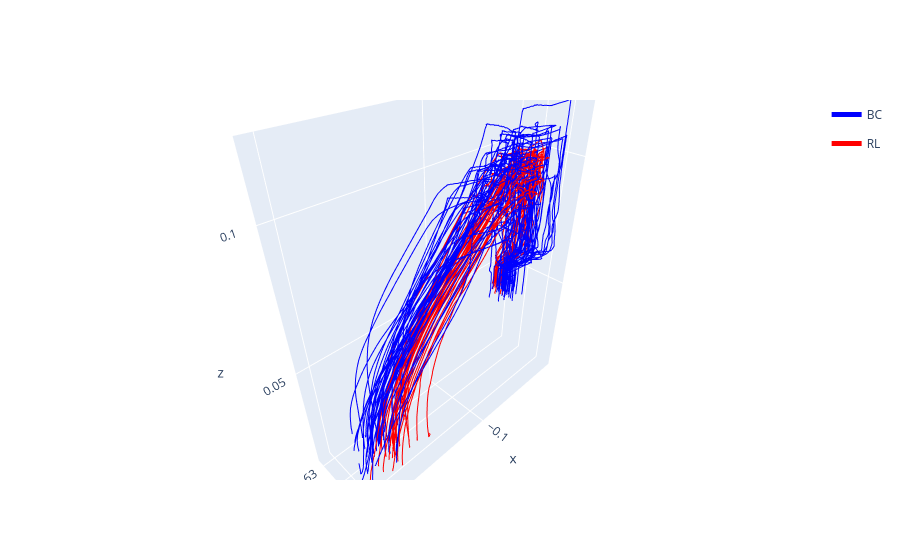

The code cell stored with this chart in its notebook:
### Code cell
fig = go.Figure()

# BC trajectories
for i, traj in enumerate(bc_segs):
    fig.add_trace(
        go.Scatter3d(
            x=traj[:, 0],
            y=traj[:, 1],
            z=traj[:, 2],
            mode="lines",
            name="BC",
            legendgroup="BC",
            showlegend=(i == 0),  # Only first BC trajectory appears in legend
            line=dict(color="blue"),
        )
    )

# RL trajectories
for i, traj in enumerate(rl_segs):
    fig.add_trace(
        go.Scatter3d(
            x=traj[:, 0],
            y=traj[:, 1],
            z=traj[:, 2],
            mode="lines",
            name="RL",
            legendgroup="RL",
            showlegend=(i == 0),  # Only first RL trajectory appears in legend
            line=dict(color="red"),
        )
    )

fig.update_layout(
    scene=dict(aspectmode="data"),
    legend=dict(itemsizing="constant"),
)

fig.show()

### Figure 1 — Plotly figure (JSON) as saved in the notebook; plotly's stock layout.template omitted (floating-point values rounded to 4 significant figures; data arrays with more than 128 entries replaced by an {"elided": "..."} marker saying what was removed)
{"data": [{"legendgroup": "BC", "line": {"color": "blue"}, "mode": "lines", "name": "BC", "showlegend": true, "type": "scatter3d", "x": {"elided": "382 float values"}, "y": {"elided": "382 float values"}, "z": {"elided": "382 float values"}}, {"legendgroup": "BC", "line": {"color": "blue"}, "mode": "lines", "name": "BC", "showlegend": false, "type": "scatter3d", "x": {"elided": "333 float values"}, "y": {"elided": "333 float values"}, "z": {"elided": "333 float values"}}, {"legendgroup": "BC", "line": {"color": "blue"}, "mode": "lines", "name": "BC", "showlegend": false, "type": "scatter3d", "x": {"elided": "350 float values"}, "y": {"elided": "350 float values"}, "z": {"elided": "350 float values"}}, {"legendgroup": "BC", "line": {"color": "blue"}, "mode": "lines", "name": "BC", "showlegend": false, "type": "scatter3d", "x": {"elided": "369 float values"}, "y": {"elided": "369 float values"}, "z": {"elided": "369 float values"}}, {"legendgroup": "BC", "line": {"color": "blue"}, "mode": "lines", "name": "BC", "showlegend": false, "type": "scatter3d", "x": {"elided": "338 float values"}, "y": {"elided": "338 float values"}, "z": {"elided": "338 float values"}}, {"legendgroup": "BC", "line": {"color": "blue"}, "mode": "lines", "name": "BC", "showlegend": false, "type": "scatter3d", "x": {"elided": "403 float values"}, "y": {"elided": "403 float values"}, "z": {"elided": "403 float values"}}, {"legendgroup": "BC", "line": {"color": "blue"}, "mode": "lines", "name": "BC", "showlegend": false, "type": "scatter3d", "x": {"elided": "360 float values"}, "y": {"elided": "360 float values"}, "z": {"elided": "360 float values"}}, {"legendgroup": "BC", "line": {"color": "blue"}, "mode": "lines", "name": "BC", "showlegend": false, "type": "scatter3d", "x": {"elided": "381 float values"}, "y": {"elided": "381 float values"}, "z": {"elided": "381 float values"}}, {"legendgroup": "BC", "line": {"color": "blue"}, "mode": "lines", "name": "BC", "showlegend": false, "type": "scatter3d", "x": {"elided": "419 float values"}, "y": {"elided": "419 float values"}, "z": {"elided": "419 float values"}}, {"legendgroup": "BC", "line": {"color": "blue"}, "mode": "lines", "name": "BC", "showlegend": false, "type": "scatter3d", "x": {"elided": "470 float values"}, "y": {"elided": "470 float values"}, "z": {"elided": "470 float values"}}, {"legendgroup": "BC", "line": {"color": "blue"}, "mode": "lines", "name": "BC", "showlegend": false, "type": "scatter3d", "x": {"elided": "399 float values"}, "y": {"elided": "399 float values"}, "z": {"elided": "399 float values"}}, {"legendgroup": "BC", "line": {"color": "blue"}, "mode": "lines", "name": "BC", "showlegend": false, "type": "scatter3d", "x": {"elided": "391 float values"}, "y": {"elided": "391 float values"}, "z": {"elided": "391 float values"}}, {"legendgroup": "BC", "line": {"color": "blue"}, "mode": "lines", "name": "BC", "showlegend": false, "type": "scatter3d", "x": {"elided": "382 float values"}, "y": {"elided": "382 float values"}, "z": {"elided": "382 float values"}}, {"legendgroup": "BC", "line": {"color": "blue"}, "mode": "lines", "name": "BC", "showlegend": false, "type": "scatter3d", "x": {"elided": "378 float values"}, "y": {"elided": "378 float values"}, "z": {"elided": "378 float values"}}, {"legendgroup": "BC", "line": {"color": "blue"}, "mode": "lines", "name": "BC", "showlegend": false, "type": "scatter3d", "x": {"elided": "355 float values"}, "y": {"elided": "355 float values"}, "z": {"elided": "355 float values"}}, {"legendgroup": "BC", "line": {"color": "blue"}, "mode": "lines", "name": "BC", "showlegend": false, "type": "scatter3d", "x": {"elided": "430 float values"}, "y": {"elided": "430 float values"}, "z": {"elided": "430 float values"}}, {"legendgroup": "BC", "line": {"color": "blue"}, "mode": "lines", "name": "BC", "showlegend": false, "type": "scatter3d", "x": {"elided": "373 float values"}, "y": {"elided": "373 float values"}, "z": {"elided": "373 float values"}}, {"legendgroup": "BC", "line": {"color": "blue"}, "mode": "lines", "name": "BC", "showlegend": false, "type": "scatter3d", "x": {"elided": "442 float values"}, "y": {"elided": "442 float values"}, "z": {"elided": "442 float values"}}, {"legendgroup": "BC", "line": {"color": "blue"}, "mode": "lines", "name": "BC", "showlegend": false, "type": "scatter3d", "x": {"elided": "381 float values"}, "y": {"elided": "381 float values"}, "z": {"elided": "381 float values"}}, {"legendgroup": "BC", "line": {"color": "blue"}, "mode": "lines", "name": "BC", "showlegend": false, "type": "scatter3d", "x": {"elided": "437 float values"}, "y": {"elided": "437 float values"}, "z": {"elided": "437 float values"}}, {"legendgroup": "BC", "line": {"color": "blue"}, "mode": "lines", "name": "BC", "showlegend": false, "type": "scatter3d", "x": {"elided": "476 float values"}, "y": {"elided": "476 float values"}, "z": {"elided": "476 float values"}}, {"legendgroup": "BC", "line": {"color": "blue"}, "mode": "lines", "name": "BC", "showlegend": false, "type": "scatter3d", "x": {"elided": "472 float values"}, "y": {"elided": "472 float values"}, "z": {"elided": "472 float values"}}, {"legendgroup": "BC", "line": {"color": "blue"}, "mode": "lines", "name": "BC", "showlegend": false, "type": "scatter3d", "x": {"elided": "425 float values"}, "y": {"elided": "425 float values"}, "z": {"elided": "425 float values"}}, {"legendgroup": "BC", "line": {"color": "blue"}, "mode": "lines", "name": "BC", "showlegend": false, "type": "scatter3d", "x": {"elided": "442 float values"}, "y": {"elided": "442 float values"}, "z": {"elided": "442 float values"}}, {"legendgroup": "BC", "line": {"color": "blue"}, "mode": "lines", "name": "BC", "showlegend": false, "type": "scatter3d", "x": {"elided": "392 float values"}, "y": {"elided": "392 float values"}, "z": {"elided": "392 float values"}}, {"legendgroup": "BC", "line": {"color": "blue"}, "mode": "lines", "name": "BC", "showlegend": false, "type": "scatter3d", "x": {"elided": "430 float values"}, "y": {"elided": "430 float values"}, "z": {"elided": "430 float values"}}, {"legendgroup": "BC", "line": {"color": "blue"}, "mode": "lines", "name": "BC", "showlegend": false, "type": "scatter3d", "x": {"elided": "403 float values"}, "y": {"elided": "403 float values"}, "z": {"elided": "403 float values"}}, {"legendgroup": "BC", "line": {"color": "blue"}, "mode": "lines", "name": "BC", "showlegend": false, "type": "scatter3d", "x": {"elided": "399 float values"}, "y": {"elided": "399 float values"}, "z": {"elided": "399 float values"}}, {"legendgroup": "BC", "line": {"color": "blue"}, "mode": "lines", "name": "BC", "showlegend": false, "type": "scatter3d", "x": {"elided": "397 float values"}, "y": {"elided": "397 float values"}, "z": {"elided": "397 float values"}}, {"legendgroup": "BC", "line": {"color": "blue"}, "mode": "lines", "name": "BC", "showlegend": false, "type": "scatter3d", "x": {"elided": "402 float values"}, "y": {"elided": "402 float values"}, "z": {"elided": "402 float values"}}, {"legendgroup": "BC", "line": {"color": "blue"}, "mode": "lines", "name": "BC", "showlegend": false, "type": "scatter3d", "x": {"elided": "429 float values"}, "y": {"elided": "429 float values"}, "z": {"elided": "429 float values"}}, {"legendgroup": "BC", "line": {"color": "blue"}, "mode": "lines", "name": "BC", "showlegend": false, "type": "scatter3d", "x": {"elided": "340 float values"}, "y": {"elided": "340 float values"}, "z": {"elided": "340 float values"}}, {"legendgroup": "BC", "line": {"color": "blue"}, "mode": "lines", "name": "BC", "showlegend": false, "type": "scatter3d", "x": {"elided": "388 float values"}, "y": {"elided": "388 float values"}, "z": {"elided": "388 float values"}}, {"legendgroup": "BC", "line": {"color": "blue"}, "mode": "lines", "name": "BC", "showlegend": false, "type": "scatter3d", "x": {"elided": "451 float values"}, "y": {"elided": "451 float values"}, "z": {"elided": "451 float values"}}, {"legendgroup": "BC", "line": {"color": "blue"}, "mode": "lines", "name": "BC", "showlegend": false, "type": "scatter3d", "x": {"elided": "325 float values"}, "y": {"elided": "325 float values"}, "z": {"elided": "325 float values"}}, {"legendgroup": "BC", "line": {"color": "blue"}, "mode": "lines", "name": "BC", "showlegend": false, "type": "scatter3d", "x": {"elided": "354 float values"}, "y": {"elided": "354 float values"}, "z": {"elided": "354 float values"}}, {"legendgroup": "BC", "line": {"color": "blue"}, "mode": "lines", "name": "BC", "showlegend": false, "type": "scatter3d", "x": {"elided": "391 float values"}, "y": {"elided": "391 float values"}, "z": {"elided": "391 float values"}}, {"legendgroup": "BC", "line": {"color": "blue"}, "mode": "lines", "name": "BC", "showlegend": false, "type": "scatter3d", "x": {"elided": "342 float values"}, "y": {"elided": "342 float values"}, "z": {"elided": "342 float values"}}, {"legendgroup": "BC", "line": {"color": "blue"}, "mode": "lines", "name": "BC", "showlegend": false, "type": "scatter3d", "x": {"elided": "328 float values"}, "y": {"elided": "328 float values"}, "z": {"elided": "328 float values"}}, {"legendgroup": "BC", "line": {"color": "blue"}, "mode": "lines", "name": "BC", "showlegend": false, "type": "scatter3d", "x": {"elided": "377 float values"}, "y": {"elided": "377 float values"}, "z": {"elided": "377 float values"}}, {"legendgroup": "BC", "line": {"color": "blue"}, "mode": "lines", "name": "BC", "showlegend": false, "type": "scatter3d", "x": {"elided": "446 float values"}, "y": {"elided": "446 float values"}, "z": {"elided": "446 float values"}}, {"legendgroup": "BC", "line": {"color": "blue"}, "mode": "lines", "name": "BC", "showlegend": false, "type": "scatter3d", "x": {"elided": "370 float values"}, "y": {"elided": "370 float values"}, "z": {"elided": "370 float values"}}, {"legendgroup": "BC", "line": {"color": "blue"}, "mode": "lines", "name": "BC", "showlegend": false, "type": "scatter3d", "x": {"elided": "357 float values"}, "y": {"elided": "357 float values"}, "z": {"elided": "357 float values"}}, {"legendgroup": "BC", "line": {"color": "blue"}, "mode": "lines", "name": "BC", "showlegend": false, "type": "scatter3d", "x": {"elided": "369 float values"}, "y": {"elided": "369 float values"}, "z": {"elided": "369 float values"}}, {"legendgroup": "BC", "line": {"color": "blue"}, "mode": "lines", "name": "BC", "showlegend": false, "type": "scatter3d", "x": {"elided": "391 float values"}, "y": {"elided": "391 float values"}, "z": {"elided": "391 float values"}}, {"legendgroup": "BC", "line": {"color": "blue"}, "mode": "lines", "name": "BC", "showlegend": false, "type": "scatter3d", "x": {"elided": "382 float values"}, "y": {"elided": "382 float values"}, "z": {"elided": "382 float values"}}, {"legendgroup": "BC", "line": {"color": "blue"}, "mode": "lines", "name": "BC", "showlegend": false, "type": "scatter3d", "x": {"elided": "373 float values"}, "y": {"elided": "373 float values"}, "z": {"elided": "373 float values"}}, {"legendgroup": "BC", "line": {"color": "blue"}, "mode": "lines", "name": "BC", "showlegend": false, "type": "scatter3d", "x": {"elided": "332 float values"}, "y": {"elided": "332 float values"}, "z": {"elided": "332 float values"}}, {"legendgroup": "BC", "line": {"color": "blue"}, "mode": "lines", "name": "BC", "showlegend": false, "type": "scatter3d", "x": {"elided": "409 float values"}, "y": {"elided": "409 float values"}, "z": {"elided": "409 float values"}}, {"legendgroup": "BC", "line": {"color": "blue"}, "mode": "lines", "name": "BC", "showlegend": false, "type": "scatter3d", "x": {"elided": "389 float values"}, "y": {"elided": "389 float values"}, "z": {"elided": "389 float values"}}, {"legendgroup": "RL", "line": {"color": "red"}, "mode": "lines", "name": "RL", "showlegend": true, "type": "scatter3d", "x": {"elided": "423 float values"}, "y": {"elided": "423 float values"}, "z": {"elided": "423 float values"}}, {"legendgroup": "RL", "line": {"color": "red"}, "mode": "lines", "name": "RL", "showlegend": false, "type": "scatter3d", "x": {"elided": "568 float values"}, "y": {"elided": "568 float values"}, "z": {"elided": "568 float values"}}, {"legendgroup": "RL", "line": {"color": "red"}, "mode": "lines", "name": "RL", "showlegend": false, "type": "scatter3d", "x": {"elided": "596 float values"}, "y": {"elided": "596 float values"}, "z": {"elided": "596 float values"}}, {"legendgroup": "RL", "line": {"color": "red"}, "mode": "lines", "name": "RL", "showlegend": false, "type": "scatter3d", "x": {"elided": "416 float values"}, "y": {"elided": "416 float values"}, "z": {"elided": "416 float values"}}, {"legendgroup": "RL", "line": {"color": "red"}, "mode": "lines", "name": "RL", "showlegend": false, "type": "scatter3d", "x": {"elided": "523 float values"}, "y": {"elided": "523 float values"}, "z": {"elided": "523 float values"}}, {"legendgroup": "RL", "line": {"color": "red"}, "mode": "lines", "name": "RL", "showlegend": false, "type": "scatter3d", "x": {"elided": "515 float values"}, "y": {"elided": "515 float values"}, "z": {"elided": "515 float values"}}, {"legendgroup": "RL", "line": {"color": "red"}, "mode": "lines", "name": "RL", "showlegend": false, "type": "scatter3d", "x": {"elided": "549 float values"}, "y": {"elided": "549 float values"}, "z": {"elided": "549 float values"}}, {"legendgroup": "RL", "line": {"color": "red"}, "mode": "lines", "name": "RL", "showlegend": false, "type": "scatter3d", "x": {"elided": "519 float values"}, "y": {"elided": "519 float values"}, "z": {"elided": "519 float values"}}, {"legendgroup": "RL", "line": {"color": "red"}, "mode": "lines", "name": "RL", "showlegend": false, "type": "scatter3d", "x": {"elided": "537 float values"}, "y": {"elided": "537 float values"}, "z": {"elided": "537 float values"}}, {"legendgroup": "RL", "line": {"color": "red"}, "mode": "lines", "name": "RL", "showlegend": false, "type": "scatter3d", "x": {"elided": "513 float values"}, "y": {"elided": "513 float values"}, "z": {"elided": "513 float values"}}, {"legendgroup": "RL", "line": {"color": "red"}, "mode": "lines", "name": "RL", "showlegend": false, "type": "scatter3d", "x": {"elided": "518 float values"}, "y": {"elided": "518 float values"}, "z": {"elided": "518 float values"}}, {"legendgroup": "RL", "line": {"color": "red"}, "mode": "lines", "name": "RL", "showlegend": false, "type": "scatter3d", "x": {"elided": "489 float values"}, "y": {"elided": "489 float values"}, "z": {"elided": "489 float values"}}, {"legendgroup": "RL", "line": {"color": "red"}, "mode": "lines", "name": "RL", "showlegend": false, "type": "scatter3d", "x": {"elided": "465 float values"}, "y": {"elided": "465 float values"}, "z": {"elided": "465 float values"}}, {"legendgroup": "RL", "line": {"color": "red"}, "mode": "lines", "name": "RL", "showlegend": false, "type": "scatter3d", "x": {"elided": "568 float values"}, "y": {"elided": "568 float values"}, "z": {"elided": "568 float values"}}, {"legendgroup": "RL", "line": {"color": "red"}, "mode": "lines", "name": "RL", "showlegend": false, "type": "scatter3d", "x": {"elided": "445 float values"}, "y": {"elided": "445 float values"}, "z": {"elided": "445 float values"}}, {"legendgroup": "RL", "line": {"color": "red"}, "mode": "lines", "name": "RL", "showlegend": false, "type": "scatter3d", "x": {"elided": "498 float values"}, "y": {"elided": "498 float values"}, "z": {"elided": "498 float values"}}, {"legendgroup": "RL", "line": {"color": "red"}, "mode": "lines", "name": "RL", "showlegend": false, "type": "scatter3d", "x": {"elided": "498 float values"}, "y": {"elided": "498 float values"}, "z": {"elided": "498 float values"}}, {"legendgroup": "RL", "line": {"color": "red"}, "mode": "lines", "name": "RL", "showlegend": false, "type": "scatter3d", "x": {"elided": "499 float values"}, "y": {"elided": "499 float values"}, "z": {"elided": "499 float values"}}, {"legendgroup": "RL", "line": {"color": "red"}, "mode": "lines", "name": "RL", "showlegend": false, "type": "scatter3d", "x": {"elided": "462 float values"}, "y": {"elided": "462 float values"}, "z": {"elided": "462 float values"}}, {"legendgroup": "RL", "line": {"color": "red"}, "mode": "lines", "name": "RL", "showlegend": false, "type": "scatter3d", "x": {"elided": "482 float values"}, "y": {"elided": "482 float values"}, "z": {"elided": "482 float values"}}, {"legendgroup": "RL", "line": {"color": "red"}, "mode": "lines", "name": "RL", "showlegend": false, "type": "scatter3d", "x": {"elided": "471 float values"}, "y": {"elided": "471 float values"}, "z": {"elided": "471 float values"}}, {"legendgroup": "RL", "line": {"color": "red"}, "mode": "lines", "name": "RL", "showlegend": false, "type": "scatter3d", "x": {"elided": "514 float values"}, "y": {"elided": "514 float values"}, "z": {"elided": "514 float values"}}, {"legendgroup": "RL", "line": {"color": "red"}, "mode": "lines", "name": "RL", "showlegend": false, "type": "scatter3d", "x": {"elided": "390 float values"}, "y": {"elided": "390 float values"}, "z": {"elided": "390 float values"}}, {"legendgroup": "RL", "line": {"color": "red"}, "mode": "lines", "name": "RL", "showlegend": false, "type": "scatter3d", "x": {"elided": "510 float values"}, "y": {"elided": "510 float values"}, "z": {"elided": "510 float values"}}, {"legendgroup": "RL", "line": {"color": "red"}, "mode": "lines", "name": "RL", "showlegend": false, "type": "scatter3d", "x": {"elided": "427 float values"}, "y": {"elided": "427 float values"}, "z": {"elided": "427 float values"}}], "layout": {"legend": {"itemsizing": "constant"}, "scene": {"aspectmode": "data"}}}
